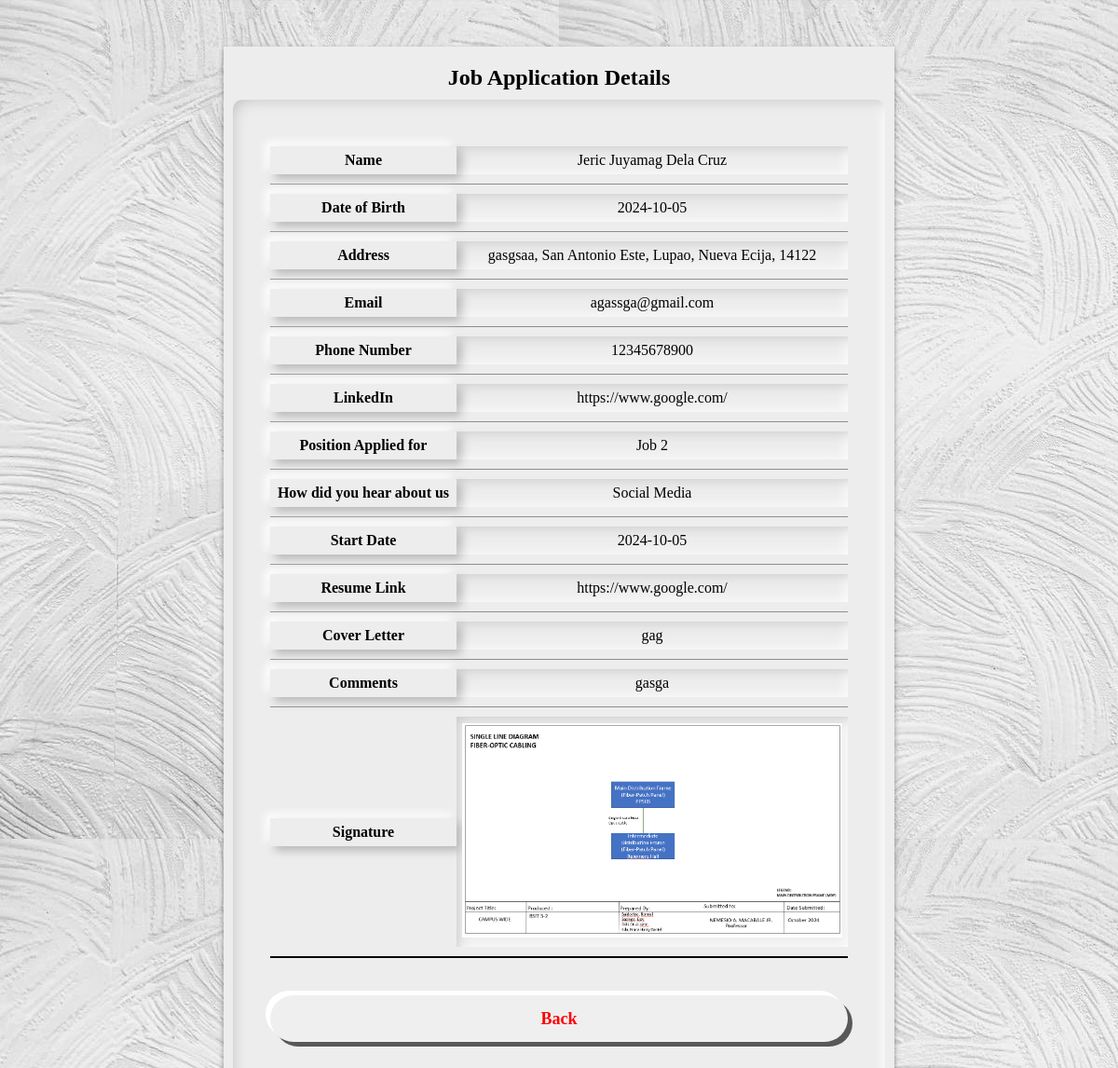
The page /Job-Application-Form/view.php?id=2 (signed in) on the database its author committed.
### tables this page shows
CREATE TABLE `job_applications` (
  `id` int(11) NOT NULL,
  `firstname` varchar(100) NOT NULL,
  `middlename` varchar(100) DEFAULT NULL,
  `lastname` varchar(100) NOT NULL,
  `dateofbirth` date DEFAULT NULL,
  `street` varchar(255) DEFAULT NULL,
  `barangay` varchar(255) DEFAULT NULL,
  `city` varchar(100) DEFAULT NULL,
  `province` varchar(100) DEFAULT NULL,
  `zip` varchar(20) DEFAULT NULL,
  `email` varchar(150) NOT NULL,
  `phone` varchar(50) DEFAULT NULL,
  `linkedin` varchar(255) DEFAULT NULL,
  `position` varchar(150) DEFAULT NULL,
  `how` varchar(255) DEFAULT NULL,
  `startdate` date DEFAULT NULL,
  `resumelink` varchar(255) DEFAULT NULL,
  `letter` text DEFAULT NULL,
  `signatures` varchar(255) DEFAULT NULL,
  `comments` text DEFAULT NULL,
  `created_at` timestamp NOT NULL DEFAULT current_timestamp()
);

### Job-Application-Form/view.php (the view, shortened to what this page needs)
<?php
require_once('config.php');
$sql = "SELECT * FROM job_applications WHERE id = ?";
$stmt = $conn->prepare($sql);
$id = $_GET['id'];
$stmt->bind_param("i", $id);
if ($stmt->execute()) {
    $result = $stmt->get_result();
    $row = $result->fetch_assoc();
} else {
    echo "Error: " . $stmt->error;
}
?>
<!DOCTYPE html>
<html lang="en">
<head>
</head>
<body>
<div class="view-container">
    <h2 class="job">Job Application Details</h2>
        <div class="view-outline">
        <p><strong>Name</strong><span><?php echo $row['firstname'] . ' ' . $row['middlename'] . ' ' . $row['lastname']; ?></span></p>
        <h6></h6>
        <p><strong>Date of Birth</strong><span><?php echo $row['dateofbirth']; ?></span></p>
        <h6></h6>
        <p><strong>Address</strong><span><?php echo $row['street'] . ', ' . $row['barangay'] . ', ' . $row['city'] . ', ' . $row['province'] . ', ' . $row['zip']; ?></span></p>
        <h6></h6>
        <p><strong>Email</strong><span><?php echo $row['email']; ?></span></p>
        <h6></h6>
        <p><strong>Phone Number</strong><span><?php echo $row['phone']; ?></span></p>
        <h6></h6>
        <p><strong>LinkedIn</strong><span><?php echo $row['linkedin']; ?></span></p>
        <h6></h6>
        <p><strong>Position Applied for</strong><span><?php echo $row['position']; ?></span></p>
        <h6></h6>
        <p><strong>How did you hear about us</strong><span><?php echo $row['how']; ?></span></p>
        <h6></h6>
        <p><strong>Start Date</strong><span><?php echo $row['startdate']; ?></span></p>
        <h6></h6>
        <p><strong>Resume Link</strong><span><?php echo $row['resumelink']; ?></span></p>
        <h6></h6>
        <p><strong>Cover Letter</strong><span><?php echo $row['letter']; ?></span></p>
        <h6></h6>
        <p><strong>Comments</strong><span><?php echo $row['comments']; ?></span></p>
        <h6></h6>
        <p><strong>Signature</strong><span>
        <img src="upload/<?php echo $row['signatures']; ?>" alt="Signature" style="max-width: 100%;"></span></p>
        <form action="" method="post">
        <div class="buttons">
                <input class="cancel" type="submit" name="cancel" value="Back">
            </div>
    </div>
</div>
</body>
</html>

### rows shown on the page
job_applications: firstname "Jeric", middlename "Juyamag", lastname "Dela Cruz", dateofbirth "2024-10-05", street "gasgsaa", barangay "San Antonio Este", city "Lupao", province "Nueva Ecija", zip "14122", email "agassga@gmail.com", phone "12345678900", linkedin "https://www.google.com/", position "Job 2", how "Social Media", startdate "2024-10-05", resumelink "https://www.google.com/", letter "gag", comments "gasga", signatures (picture)
